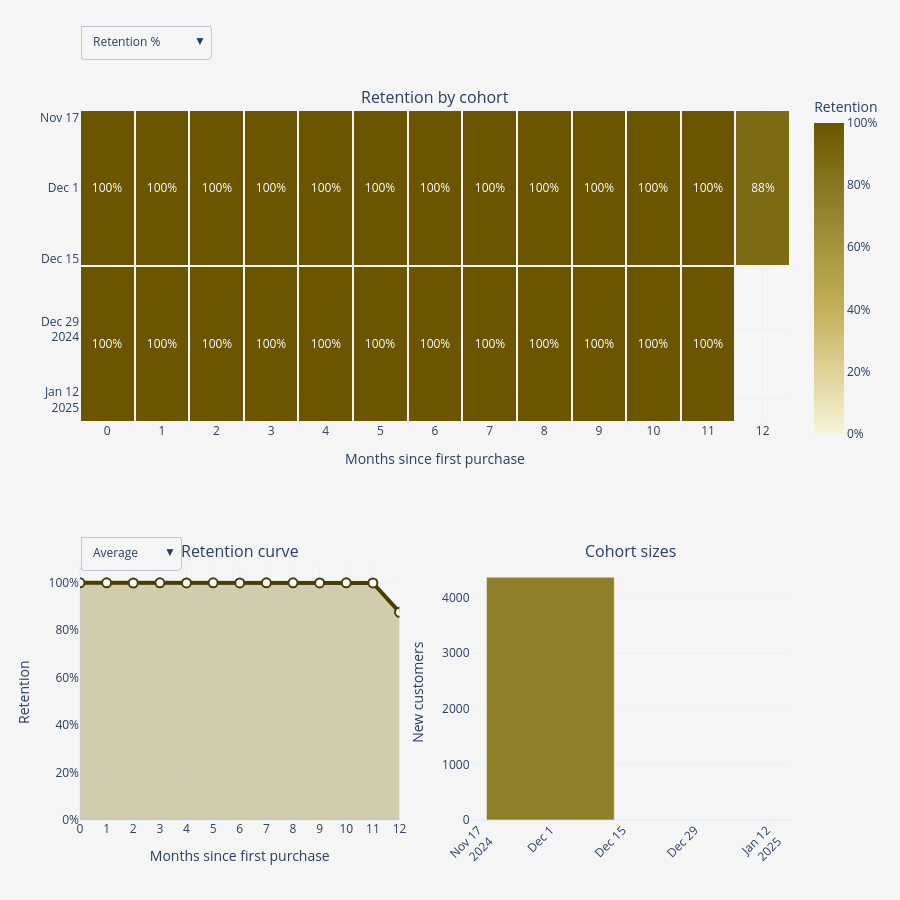

The notebook cell saved with this chart:
### Code cell
import numpy as np
import pandas as pd
import plotly.graph_objects as go
from plotly.subplots import make_subplots
from IPython.display import HTML, display


data = df.copy()
data = data.dropna(subset=['CustomerID'])
data = data[(data['Quantity'] > 0) & (data['UnitPrice'] > 0)]
data = data[~data['InvoiceNo'].astype(str).str.startswith('C')]
data['InvoiceDate'] = pd.to_datetime(data['InvoiceDate'])

data['OrderMonth'] = data['InvoiceDate'].dt.to_period('M').dt.to_timestamp()
data['CohortMonth'] = data.groupby('CustomerID')['OrderMonth'].transform('min')
data['Period'] = ((data['OrderMonth'].dt.year - data['CohortMonth'].dt.year) * 12
                  + (data['OrderMonth'].dt.month - data['CohortMonth'].dt.month))

counts = (data.groupby(['CohortMonth', 'Period'])['CustomerID'].nunique()
          .unstack('Period'))
sizes = counts[0]
retention = counts.divide(sizes, axis=0)

MAX_P = 12
retention = retention.loc[:, retention.columns <= MAX_P]
counts = counts.loc[:, counts.columns <= MAX_P]
cohort_labels = [d.strftime('%Y-%m') for d in retention.index]
periods = list(retention.columns)


def col(n):
    return retention[n] if n in retention.columns else pd.Series(np.nan, index=retention.index)


m1, m3, m6 = col(1).mean(), col(3).mean(), col(6).mean()
m3_valid = col(3).dropna()
best = m3_valid.idxmax() if len(m3_valid) else retention.index[0]
worst = m3_valid.idxmin() if len(m3_valid) else retention.index[0]

kpis = [
    ('Customers', f'{int(sizes.sum()):,}', f'{len(sizes)} monthly cohorts', '#6b5500'),
    ('Month-1 retention', f'{m1:.1%}', 'avg. across cohorts', '#8f7f2a'),
    ('Month-3 retention', f'{m3:.1%}', 'avg. across cohorts', '#c4b05a'),
    ('Month-6 retention', f'{m6:.1%}', 'avg. across cohorts', '#6b5500'),
    ('Best cohort', f'{best:%Y-%m}', f'{col(3).max():.1%} at month 3', '#8f7f2a'),
    ('Weakest cohort', f'{worst:%Y-%m}', f'{col(3).min():.1%} at month 3', '#c4b05a'),
]
css = """
<style>
.dash{font-family:-apple-system,Segoe UI,Helvetica,Arial,sans-serif;background:#f5f5f5;padding:20px;border-radius:14px;color:#333}
.dash h2{margin:0 0 14px;font-size:22px}
.grid{display:grid;grid-template-columns:repeat(auto-fit,minmax(170px,1fr));gap:14px}
.card{background:#fff;border-radius:12px;padding:16px;border-top:5px solid var(--c);
      box-shadow:0 1px 4px rgba(0,0,0,.08);transition:transform .15s,box-shadow .15s}
.card:hover{transform:translateY(-4px);box-shadow:0 8px 18px rgba(0,0,0,.15)}
.card .l{font-size:12px;text-transform:uppercase;letter-spacing:.06em;color:#777}
.card .v{font-size:26px;font-weight:700;margin:4px 0;color:var(--c)}
.card .s{font-size:12px;color:#666}
</style>
"""
cards = ''.join(
    f'<div class="card" style="--c:{c}"><div class="l">{l}</div>'
    f'<div class="v">{v}</div><div class="s">{s}</div></div>' for l, v, s, c in kpis)
cards_html = f'{css}<div class="dash"><h2>Cohort Analysis</h2><div class="grid">{cards}</div></div>'

gold_scale = [[0, '#f8f4d9'], [0.4, '#c4b05a'], [0.75, '#8f7f2a'], [1, '#6b5500']]

fig = make_subplots(
    rows=2, cols=2, specs=[[{'colspan': 2}, None], [{}, {}]],
    row_heights=[0.55, 0.45], vertical_spacing=0.2,
    subplot_titles=('Retention by cohort', 'Retention curve', 'Cohort sizes'))


ret_z = retention.values
cnt_z = counts.reindex(index=retention.index, columns=retention.columns).values
hover = [[f'Cohort {cohort_labels[i]}<br>Month {periods[j]}'
          f'<br>Retention: {ret_z[i, j]:.1%}<br>Customers: {int(cnt_z[i, j]):,}'
          if not np.isnan(ret_z[i, j]) else ''
          for j in range(len(periods))] for i in range(len(cohort_labels))]
ret_cap = float(np.nanmax(ret_z[:, 1:])) if ret_z.shape[1] > 1 else 1.0

fig.add_trace(go.Heatmap(
    z=ret_z, x=periods, y=cohort_labels, colorscale=gold_scale,
    zmin=0, zmax=ret_cap, texttemplate='%{z:.0%}', hovertext=hover, hoverinfo='text',
    xgap=2, ygap=2, colorbar=dict(title='Retention', tickformat='.0%', len=0.5, y=0.78)),
    row=1, col=1)

avg = retention.mean()
fig.add_trace(go.Scatter(
    x=periods, y=avg.values, mode='lines+markers', name='Average',
    line=dict(color='#4a3d00', width=4), marker=dict(size=9, color='white', line=dict(width=2, color='#4a3d00')),
    fill='tozeroy', fillcolor='rgba(143,127,42,0.35)',
    hovertemplate='Month %{x}<br>Avg retention %{y:.1%}<extra></extra>'), row=2, col=1)

for i, lab in enumerate(cohort_labels):
    y = retention.iloc[i].dropna()
    fig.add_trace(go.Scatter(
        x=y.index, y=y.values, mode='lines+markers', name=lab, visible=False,
        line=dict(color='#8f7f2a', width=3),
        hovertemplate=f'Cohort {lab}<br>Month %{{x}}<br>%{{y:.1%}}<extra></extra>'), row=2, col=1)

fig.add_trace(go.Bar(
    x=cohort_labels, y=sizes.values, marker_color='#8f7f2a', name='Cohort size',
    hovertemplate='Cohort %{x}<br>%{y:,} new customers<extra></extra>'), row=2, col=2)

n_traces = len(fig.data)
n_c = len(cohort_labels)
line_idx = list(range(1, 2 + n_c))  # average + cohort lines


def line_visibility(show):
    vis = [True] * n_traces              # heatmap + bars always visible
    for k in line_idx:
        vis[k] = k in show
    return vis


line_buttons = [
    dict(label='Average', method='update', args=[{'visible': line_visibility({1})}]),
    dict(label='All cohorts', method='update', args=[{'visible': line_visibility(set(range(2, 2 + n_c)))}])
] + [
    dict(label=lab, method='update', args=[{'visible': line_visibility({2 + i})}])
    for i, lab in enumerate(cohort_labels)
]

heat_buttons = [
    dict(label='Retention %', method='restyle',
         args=[{'z': [ret_z], 'zmin': [0], 'zmax': [ret_cap],
                'texttemplate': ['%{z:.0%}'], 'colorbar.tickformat': ['.0%'],
                'colorbar.title.text': ['Retention']}, [0]]),
    dict(label='Customer count', method='restyle',
         args=[{'z': [cnt_z], 'zmin': [0], 'zmax': [float(np.nanmax(cnt_z[:, 1:]))],
                'texttemplate': ['%{z:,}'], 'colorbar.tickformat': [',d'],
                'colorbar.title.text': ['Customers']}, [0]]),
]

fig.update_layout(
    template='plotly_white', height=900, paper_bgcolor='#f5f5f5', plot_bgcolor='#f5f5f5',
    showlegend=False, margin=dict(t=110),
    updatemenus=[
        dict(type='dropdown', buttons=heat_buttons, x=0.0, y=1.12, xanchor='left', yanchor='top'),
        dict(type='dropdown', buttons=line_buttons, x=0.0, y=0.40, xanchor='left', yanchor='top'),
    ])
fig.update_xaxes(title_text='Months since first purchase', dtick=1, row=1, col=1)
fig.update_yaxes(autorange='reversed', row=1, col=1)
fig.update_xaxes(title_text='Months since first purchase', dtick=1, row=2, col=1)
fig.update_yaxes(tickformat='.0%', title_text='Retention', row=2, col=1)
fig.update_xaxes(tickangle=-45, row=2, col=2)
fig.update_yaxes(title_text='New customers', row=2, col=2)

display(HTML(cards_html))
fig.show()

page = (f'<html><head><meta charset="utf-8"><title>Cohort Analysis</title></head>'
        f'<body style="margin:20px;background:#f5f5f5">{cards_html}'
        f'{fig.to_html(full_html=False, include_plotlyjs="cdn")}</body></html>')
with open('cohort_analysis_interactive.html', 'w', encoding='utf-8') as f:
    f.write(page)
print('Saved: cohort_analysis_interactive.html (open it in any browser)')

### Figure 1 — Plotly figure (JSON) as saved in the notebook; plotly's stock layout.template omitted (floating-point values rounded to 4 significant figures)
{"data": [{"colorbar": {"len": 0.5, "tickformat": ".0%", "title": {"text": "Retention"}, "y": 0.78}, "colorscale": [[0, "#f8f4d9"], [0.4, "#c4b05a"], [0.75, "#8f7f2a"], [1, "#6b5500"]], "hoverinfo": "text", "hovertext": [["Cohort 2024-12<br>Month 0<br>Retention: 100.0%<br>Customers: 4,369", "Cohort 2024-12<br>Month 1<br>Retention: 100.0%<br>Customers: 4,368", "Cohort 2024-12<br>Month 2<br>Retention: 99.8%<br>Customers: 4,362", "Cohort 2024-12<br>Month 3<br>Retention: 100.0%<br>Customers: 4,368", "Cohort 2024-12<br>Month 4<br>Retention: 99.9%<br>Customers: 4,366", "Cohort 2024-12<br>Month 5<br>Retention: 100.0%<br>Customers: 4,367", "Cohort 2024-12<br>Month 6<br>Retention: 99.9%<br>Customers: 4,365", "Cohort 2024-12<br>Month 7<br>Retention: 100.0%<br>Customers: 4,367", "Cohort 2024-12<br>Month 8<br>Retention: 100.0%<br>Customers: 4,368", "Cohort 2024-12<br>Month 9<br>Retention: 99.9%<br>Customers: 4,366", "Cohort 2024-12<br>Month 10<br>Retention: 100.0%<br>Customers: 4,368", "Cohort 2024-12<br>Month 11<br>Retention: 99.9%<br>Customers: 4,364", "Cohort 2024-12<br>Month 12<br>Retention: 87.6%<br>Customers: 3,826"], ["Cohort 2025-01<br>Month 0<br>Retention: 100.0%<br>Customers: 4", "Cohort 2025-01<br>Month 1<br>Retention: 100.0%<br>Customers: 4", "Cohort 2025-01<br>Month 2<br>Retention: 100.0%<br>Customers: 4", "Cohort 2025-01<br>Month 3<br>Retention: 100.0%<br>Customers: 4", "Cohort 2025-01<br>Month 4<br>Retention: 100.0%<br>Customers: 4", "Cohort 2025-01<br>Month 5<br>Retention: 100.0%<br>Customers: 4", "Cohort 2025-01<br>Month 6<br>Retention: 100.0%<br>Customers: 4", "Cohort 2025-01<br>Month 7<br>Retention: 100.0%<br>Customers: 4", "Cohort 2025-01<br>Month 8<br>Retention: 100.0%<br>Customers: 4", "Cohort 2025-01<br>Month 9<br>Retention: 100.0%<br>Customers: 4", "Cohort 2025-01<br>Month 10<br>Retention: 100.0%<br>Customers: 4", "Cohort 2025-01<br>Month 11<br>Retention: 100.0%<br>Customers: 4", ""]], "texttemplate": "%{z:.0%}", "type": "heatmap", "x": [0, 1, 2, 3, 4, 5, 6, 7, 8, 9, 10, 11, 12], "xaxis": "x", "xgap": 2, "y": ["2024-12", "2025-01"], "yaxis": "y", "ygap": 2, "z": [[1, 0.9998, 0.9984, 0.9998, 0.9993, 0.9995, 0.9991, 0.9995, 0.9998, 0.9993, 0.9998, 0.9989, 0.8757], [1, 1, 1, 1, 1, 1, 1, 1, 1, 1, 1, 1, null]], "zmax": 1, "zmin": 0}, {"fill": "tozeroy", "fillcolor": "rgba(143,127,42,0.35)", "hovertemplate": "Month %{x}<br>Avg retention %{y:.1%}<extra></extra>", "line": {"color": "#4a3d00", "width": 4}, "marker": {"color": "white", "line": {"color": "#4a3d00", "width": 2}, "size": 9}, "mode": "lines+markers", "name": "Average", "type": "scatter", "x": [0, 1, 2, 3, 4, 5, 6, 7, 8, 9, 10, 11, 12], "xaxis": "x2", "y": [1, 0.9999, 0.9992, 0.9999, 0.9997, 0.9998, 0.9995, 0.9998, 0.9999, 0.9997, 0.9999, 0.9994, 0.8757], "yaxis": "y2"}, {"hovertemplate": "Cohort 2024-12<br>Month %{x}<br>%{y:.1%}<extra></extra>", "line": {"color": "#8f7f2a", "width": 3}, "mode": "lines+markers", "name": "2024-12", "type": "scatter", "visible": false, "x": [0, 1, 2, 3, 4, 5, 6, 7, 8, 9, 10, 11, 12], "xaxis": "x2", "y": [1, 0.9998, 0.9984, 0.9998, 0.9993, 0.9995, 0.9991, 0.9995, 0.9998, 0.9993, 0.9998, 0.9989, 0.8757], "yaxis": "y2"}, {"hovertemplate": "Cohort 2025-01<br>Month %{x}<br>%{y:.1%}<extra></extra>", "line": {"color": "#8f7f2a", "width": 3}, "mode": "lines+markers", "name": "2025-01", "type": "scatter", "visible": false, "x": [0, 1, 2, 3, 4, 5, 6, 7, 8, 9, 10, 11], "xaxis": "x2", "y": [1, 1, 1, 1, 1, 1, 1, 1, 1, 1, 1, 1], "yaxis": "y2"}, {"hovertemplate": "Cohort %{x}<br>%{y:,} new customers<extra></extra>", "marker": {"color": "#8f7f2a"}, "name": "Cohort size", "type": "bar", "x": ["2024-12", "2025-01"], "xaxis": "x3", "y": [4369, 4], "yaxis": "y3"}], "layout": {"annotations": [{"font": {"size": 16}, "showarrow": false, "text": "Retention by cohort", "x": 0.5, "xanchor": "center", "xref": "paper", "y": 1, "yanchor": "bottom", "yref": "paper"}, {"font": {"size": 16}, "showarrow": false, "text": "Retention curve", "x": 0.225, "xanchor": "center", "xref": "paper", "y": 0.36, "yanchor": "bottom", "yref": "paper"}, {"font": {"size": 16}, "showarrow": false, "text": "Cohort sizes", "x": 0.775, "xanchor": "center", "xref": "paper", "y": 0.36, "yanchor": "bottom", "yref": "paper"}], "height": 900, "margin": {"t": 110}, "paper_bgcolor": "#f5f5f5", "plot_bgcolor": "#f5f5f5", "showlegend": false, "updatemenus": [{"buttons": [{"args": [{"colorbar.tickformat": [".0%"], "colorbar.title.text": ["Retention"], "texttemplate": ["%{z:.0%}"], "z": [[[1, 0.9998, 0.9984, 0.9998, 0.9993, 0.9995, 0.9991, 0.9995, 0.9998, 0.9993, 0.9998, 0.9989, 0.8757], [1, 1, 1, 1, 1, 1, 1, 1, 1, 1, 1, 1, null]]], "zmax": [1], "zmin": [0]}, [0]], "label": "Retention %", "method": "restyle"}, {"args": [{"colorbar.tickformat": [",d"], "colorbar.title.text": ["Customers"], "texttemplate": ["%{z:,}"], "z": [[[4369, 4368, 4362, 4368, 4366, 4367, 4365, 4367, 4368, 4366, 4368, 4364, 3826], [4, 4, 4, 4, 4, 4, 4, 4, 4, 4, 4, 4, null]]], "zmax": [4368], "zmin": [0]}, [0]], "label": "Customer count", "method": "restyle"}], "type": "dropdown", "x": 0, "xanchor": "left", "y": 1.12, "yanchor": "top"}, {"buttons": [{"args": [{"visible": [true, true, false, false, true]}], "label": "Average", "method": "update"}, {"args": [{"visible": [true, false, true, true, true]}], "label": "All cohorts", "method": "update"}, {"args": [{"visible": [true, false, true, false, true]}], "label": "2024-12", "method": "update"}, {"args": [{"visible": [true, false, false, true, true]}], "label": "2025-01", "method": "update"}], "type": "dropdown", "x": 0, "xanchor": "left", "y": 0.4, "yanchor": "top"}], "xaxis": {"anchor": "y", "domain": [0, 1], "dtick": 1, "title": {"text": "Months since first purchase"}}, "xaxis2": {"anchor": "y2", "domain": [0, 0.45], "dtick": 1, "title": {"text": "Months since first purchase"}}, "xaxis3": {"anchor": "y3", "domain": [0.55, 1], "tickangle": -45}, "yaxis": {"anchor": "x", "autorange": "reversed", "domain": [0.56, 1]}, "yaxis2": {"anchor": "x2", "domain": [0, 0.36], "tickformat": ".0%", "title": {"text": "Retention"}}, "yaxis3": {"anchor": "x3", "domain": [0, 0.36], "title": {"text": "New customers"}}}}
